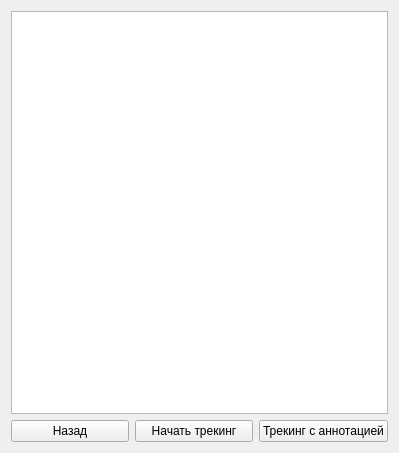
<?xml version="1.0" encoding="UTF-8"?>
<ui version="4.0">
 <class>widget</class>
 <widget class="QWidget" name="widget">
  <property name="geometry">
   <rect>
    <x>0</x>
    <y>0</y>
    <width>399</width>
    <height>453</height>
   </rect>
  </property>
  <property name="windowTitle">
   <string>Form</string>
  </property>
  <layout class="QGridLayout" name="gridLayout">
   <item row="0" column="0">
    <layout class="QVBoxLayout" name="verticalLayout">
     <item>
      <widget class="QTextBrowser" name="trackingInfo"/>
     </item>
     <item>
      <layout class="QHBoxLayout" name="horizontalLayout">
       <item>
        <widget class="QPushButton" name="toMenuViewButton">
         <property name="text">
          <string>Назад</string>
         </property>
        </widget>
       </item>
       <item>
        <widget class="QPushButton" name="startTrackingButton">
         <property name="text">
          <string>Начать трекинг</string>
         </property>
        </widget>
       </item>
       <item>
        <widget class="QPushButton" name="startTrackingAnnotationButton">
         <property name="text">
          <string>Трекинг с аннотацией</string>
         </property>
        </widget>
       </item>
      </layout>
     </item>
    </layout>
   </item>
  </layout>
 </widget>
 <resources/>
 <connections/>
</ui>
